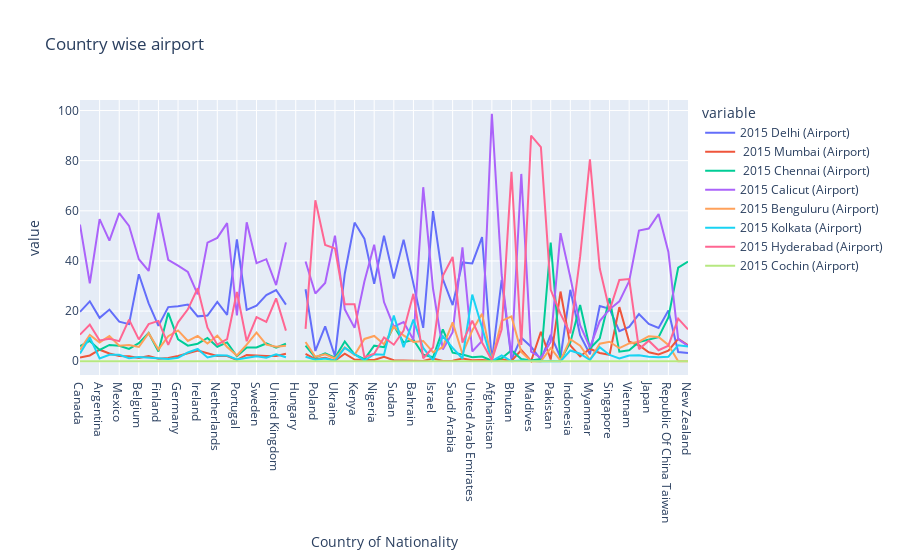

Here is the notebook cell this chart was saved with:
### Code cell
px.line(df,df.index,['2015 Delhi (Airport)', ' 2015 Mumbai (Airport)',
       ' 2015 Chennai (Airport)', '2015 Calicut (Airport)',
       '2015 Benguluru (Airport)', '2015 Kolkata (Airport)',
       '2015 Hyderabad (Airport)', '2015 Cochin (Airport)'], title='Country wise airport')

### Figure 1 — Plotly figure (JSON) as saved in the notebook; plotly's stock layout.template omitted (floating-point values rounded to 4 significant figures)
{"data": [{"hovertemplate": "variable=2015 Delhi (Airport)<br>Country of Nationality=%{x}<br>value=%{y}<extra></extra>", "legendgroup": "2015 Delhi (Airport)", "line": {"color": "#636efa", "dash": "solid"}, "marker": {"symbol": "circle"}, "mode": "lines", "name": "2015 Delhi (Airport)", "orientation": "v", "showlegend": true, "type": "scatter", "x": ["Canada", "United States Of America", "Argentina", "Brazil", "Mexico", "Austria", "Belgium", "Denmark", "Finland", "France", "Germany", "Greece", "Ireland", "Italy", "Netherlands", "Norway", "Portugal", "Spain", "Sweden", "Switzerland", "United Kingdom", "Czech Rep.", "Hungary", "Kazakhstan", "Poland", "Russian Federation", "Ukraine", "Egypt", "Kenya", "Mauritius", "Nigeria", "South Africa", "Sudan", "Tanzania", "Bahrain", "Iraq", "Israel", "Oman", "Saudi Arabia", "Turkey", "United Arab Emirates", "Yemen", "Afghanistan", "Bangladesh", "Bhutan", "Iran", "Maldives", "Nepal", "Pakistan", "Sri Lanka", "Indonesia", "Malaysia", "Myanmar", "Philippines", "Singapore", "Thailand", "Vietnam", "China", "Japan", "Korea (Republic Of ", "Republic Of China Taiwan", "Australia", "New Zealand"], "xaxis": "x", "y": [19.7, 23.9, 17.3, 20.6, 15.8, 14.8, 34.7, 23.1, 14.1, 21.6, 21.9, 22.6, 17.9, 18.2, 23.7, 18.5, 48.6, 20.5, 22.2, 26.4, 28.4, 22.6, null, 28.7, 4.1, 13.9, 2, 34.9, 55.3, 48.9, 30.9, 50.1, 33, 48.5, 31.3, 13.3, 59.9, 32.8, 22.4, 39.4, 39, 49.5, 0, 32.5, 0.7, 9.4, 5.8, 0.6, 10.5, 1.5, 28.5, 10.4, 2.8, 22, 20.9, 12, 13.7, 18.8, 14.9, 13.3, 20.2, 3.7, 3.3], "yaxis": "y"}, {"hovertemplate": "variable= 2015 Mumbai (Airport)<br>Country of Nationality=%{x}<br>value=%{y}<extra></extra>", "legendgroup": " 2015 Mumbai (Airport)", "line": {"color": "#EF553B", "dash": "solid"}, "marker": {"symbol": "circle"}, "mode": "lines", "name": " 2015 Mumbai (Airport)", "orientation": "v", "showlegend": true, "type": "scatter", "x": ["Canada", "United States Of America", "Argentina", "Brazil", "Mexico", "Austria", "Belgium", "Denmark", "Finland", "France", "Germany", "Greece", "Ireland", "Italy", "Netherlands", "Norway", "Portugal", "Spain", "Sweden", "Switzerland", "United Kingdom", "Czech Rep.", "Hungary", "Kazakhstan", "Poland", "Russian Federation", "Ukraine", "Egypt", "Kenya", "Mauritius", "Nigeria", "South Africa", "Sudan", "Tanzania", "Bahrain", "Iraq", "Israel", "Oman", "Saudi Arabia", "Turkey", "United Arab Emirates", "Yemen", "Afghanistan", "Bangladesh", "Bhutan", "Iran", "Maldives", "Nepal", "Pakistan", "Sri Lanka", "Indonesia", "Malaysia", "Myanmar", "Philippines", "Singapore", "Thailand", "Vietnam", "China", "Japan", "Korea (Republic Of ", "Republic Of China Taiwan", "Australia", "New Zealand"], "xaxis": "x", "y": [1.5, 2.3, 4.6, 3.1, 2.1, 2, 1.3, 2.1, 1, 1.3, 2.1, 3.3, 4.3, 3.2, 2.1, 2.1, 0.5, 2.5, 2.2, 2.1, 2.1, 3, null, 2.9, 0.8, 1.4, 0.2, 3, 0.7, 0.5, 0.5, 1.8, 0.4, 0.3, 0.3, 0.1, 1.1, 0.1, 0.2, 1.1, 0.4, 0.5, 0.2, 0.8, 0.1, 4.5, 0.1, 11.7, 0.7, 27.8, 6.3, 1.9, 5, 3.3, 2.6, 21.6, 7.8, 6.4, 3.6, 2.7, 4.2, 8.9, 6.4], "yaxis": "y"}, {"hovertemplate": "variable= 2015 Chennai (Airport)<br>Country of Nationality=%{x}<br>value=%{y}<extra></extra>", "legendgroup": " 2015 Chennai (Airport)", "line": {"color": "#00cc96", "dash": "solid"}, "marker": {"symbol": "circle"}, "mode": "lines", "name": " 2015 Chennai (Airport)", "orientation": "v", "showlegend": true, "type": "scatter", "x": ["Canada", "United States Of America", "Argentina", "Brazil", "Mexico", "Austria", "Belgium", "Denmark", "Finland", "France", "Germany", "Greece", "Ireland", "Italy", "Netherlands", "Norway", "Portugal", "Spain", "Sweden", "Switzerland", "United Kingdom", "Czech Rep.", "Hungary", "Kazakhstan", "Poland", "Russian Federation", "Ukraine", "Egypt", "Kenya", "Mauritius", "Nigeria", "South Africa", "Sudan", "Tanzania", "Bahrain", "Iraq", "Israel", "Oman", "Saudi Arabia", "Turkey", "United Arab Emirates", "Yemen", "Afghanistan", "Bangladesh", "Bhutan", "Iran", "Maldives", "Nepal", "Pakistan", "Sri Lanka", "Indonesia", "Malaysia", "Myanmar", "Philippines", "Singapore", "Thailand", "Vietnam", "China", "Japan", "Korea (Republic Of ", "Republic Of China Taiwan", "Australia", "New Zealand"], "xaxis": "x", "y": [6, 8.1, 4.5, 6.5, 6.2, 4.9, 7.2, 11.3, 3.9, 19.3, 8.7, 6.2, 7, 9.3, 5.8, 7.5, 2, 5.5, 5.5, 7.1, 5.4, 7, null, 6.2, 1.5, 3.2, 1.4, 7.9, 2.7, 0.8, 6.2, 5.6, 14.2, 7.5, 8.6, 2.6, 1.6, 12.7, 3.4, 2.7, 1.6, 1.9, 0.2, 1.2, 4.4, 0.9, 0.3, 0.9, 47.3, 0.4, 7.5, 22.4, 5.1, 9.1, 25.2, 3.8, 4.4, 7.7, 8.6, 9.6, 17.5, 37.3, 39.7], "yaxis": "y"}, {"hovertemplate": "variable=2015 Calicut (Airport)<br>Country of Nationality=%{x}<br>value=%{y}<extra></extra>", "legendgroup": "2015 Calicut (Airport)", "line": {"color": "#ab63fa", "dash": "solid"}, "marker": {"symbol": "circle"}, "mode": "lines", "name": "2015 Calicut (Airport)", "orientation": "v", "showlegend": true, "type": "scatter", "x": ["Canada", "United States Of America", "Argentina", "Brazil", "Mexico", "Austria", "Belgium", "Denmark", "Finland", "France", "Germany", "Greece", "Ireland", "Italy", "Netherlands", "Norway", "Portugal", "Spain", "Sweden", "Switzerland", "United Kingdom", "Czech Rep.", "Hungary", "Kazakhstan", "Poland", "Russian Federation", "Ukraine", "Egypt", "Kenya", "Mauritius", "Nigeria", "South Africa", "Sudan", "Tanzania", "Bahrain", "Iraq", "Israel", "Oman", "Saudi Arabia", "Turkey", "United Arab Emirates", "Yemen", "Afghanistan", "Bangladesh", "Bhutan", "Iran", "Maldives", "Nepal", "Pakistan", "Sri Lanka", "Indonesia", "Malaysia", "Myanmar", "Philippines", "Singapore", "Thailand", "Vietnam", "China", "Japan", "Korea (Republic Of ", "Republic Of China Taiwan", "Australia", "New Zealand"], "xaxis": "x", "y": [54.5, 31.1, 56.7, 48.1, 59.1, 54, 40.7, 36, 59.2, 40.4, 38.1, 35.6, 26.7, 47.3, 49.2, 55.1, 18.3, 55.4, 39.1, 40.7, 30.4, 47.4, null, 39.8, 27, 31.2, 50.1, 20.7, 13.3, 31.8, 46.5, 23.6, 13.8, 15.6, 8.6, 69.4, 28.9, 4.7, 11.6, 45.4, 3.9, 8.1, 98.7, 34.4, 1.4, 74.7, 3.8, 1.4, 7.7, 51.1, 33.5, 14.4, 5.5, 16, 20.7, 23.9, 31.9, 52.1, 52.9, 58.7, 43.6, 8.8, 6.1], "yaxis": "y"}, {"hovertemplate": "variable=2015 Benguluru (Airport)<br>Country of Nationality=%{x}<br>value=%{y}<extra></extra>", "legendgroup": "2015 Benguluru (Airport)", "line": {"color": "#FFA15A", "dash": "solid"}, "marker": {"symbol": "circle"}, "mode": "lines", "name": "2015 Benguluru (Airport)", "orientation": "v", "showlegend": true, "type": "scatter", "x": ["Canada", "United States Of America", "Argentina", "Brazil", "Mexico", "Austria", "Belgium", "Denmark", "Finland", "France", "Germany", "Greece", "Ireland", "Italy", "Netherlands", "Norway", "Portugal", "Spain", "Sweden", "Switzerland", "United Kingdom", "Czech Rep.", "Hungary", "Kazakhstan", "Poland", "Russian Federation", "Ukraine", "Egypt", "Kenya", "Mauritius", "Nigeria", "South Africa", "Sudan", "Tanzania", "Bahrain", "Iraq", "Israel", "Oman", "Saudi Arabia", "Turkey", "United Arab Emirates", "Yemen", "Afghanistan", "Bangladesh", "Bhutan", "Iran", "Maldives", "Nepal", "Pakistan", "Sri Lanka", "Indonesia", "Malaysia", "Myanmar", "Philippines", "Singapore", "Thailand", "Vietnam", "China", "Japan", "Korea (Republic Of ", "Republic Of China Taiwan", "Australia", "New Zealand"], "xaxis": "x", "y": [4.6, 10.5, 7.5, 10.1, 6.2, 6.5, 5.7, 11.2, 4.7, 10, 12.3, 8.1, 10.1, 7.1, 10.2, 5.7, 2.3, 6.6, 11.4, 6.6, 5.8, 6.2, null, 7.7, 1.8, 2.8, 1.1, 5.5, 2.5, 8.9, 10.1, 6.8, 13.8, 10.3, 7.7, 8.1, 3.6, 5.6, 15.5, 2.9, 12.3, 18.9, 0.4, 16.1, 17.9, 3.7, 0, 0, 5.2, 0.3, 8.8, 6.2, 0.6, 7, 7.8, 5.2, 7.1, 7.8, 10, 9.7, 6.5, 0, 0], "yaxis": "y"}, {"hovertemplate": "variable=2015 Kolkata (Airport)<br>Country of Nationality=%{x}<br>value=%{y}<extra></extra>", "legendgroup": "2015 Kolkata (Airport)", "line": {"color": "#19d3f3", "dash": "solid"}, "marker": {"symbol": "circle"}, "mode": "lines", "name": "2015 Kolkata (Airport)", "orientation": "v", "showlegend": true, "type": "scatter", "x": ["Canada", "United States Of America", "Argentina", "Brazil", "Mexico", "Austria", "Belgium", "Denmark", "Finland", "France", "Germany", "Greece", "Ireland", "Italy", "Netherlands", "Norway", "Portugal", "Spain", "Sweden", "Switzerland", "United Kingdom", "Czech Rep.", "Hungary", "Kazakhstan", "Poland", "Russian Federation", "Ukraine", "Egypt", "Kenya", "Mauritius", "Nigeria", "South Africa", "Sudan", "Tanzania", "Bahrain", "Iraq", "Israel", "Oman", "Saudi Arabia", "Turkey", "United Arab Emirates", "Yemen", "Afghanistan", "Bangladesh", "Bhutan", "Iran", "Maldives", "Nepal", "Pakistan", "Sri Lanka", "Indonesia", "Malaysia", "Myanmar", "Philippines", "Singapore", "Thailand", "Vietnam", "China", "Japan", "Korea (Republic Of ", "Republic Of China Taiwan", "Australia", "New Zealand"], "xaxis": "x", "y": [3.1, 9.5, 1.1, 2.6, 2.6, 1.2, 1.7, 1.5, 1, 0.9, 1.4, 3.5, 4.9, 1.5, 2.4, 2.3, 0.7, 1.5, 2, 1.4, 2.8, 1.6, null, 1.8, 0.6, 1.1, 0.2, 5.3, 2.8, 0.3, 2.8, 2.6, 18.2, 5.6, 16.6, 5.3, 0.3, 10, 5.3, 1.1, 26.6, 13.6, 0.1, 2.3, 0, 0.3, 0, 0, 0.1, 0, 4.3, 3, 0.5, 5.6, 2.5, 1.1, 2.3, 2.4, 1.8, 1.6, 1.8, 6.4, 5.9], "yaxis": "y"}, {"hovertemplate": "variable=2015 Hyderabad (Airport)<br>Country of Nationality=%{x}<br>value=%{y}<extra></extra>", "legendgroup": "2015 Hyderabad (Airport)", "line": {"color": "#FF6692", "dash": "solid"}, "marker": {"symbol": "circle"}, "mode": "lines", "name": "2015 Hyderabad (Airport)", "orientation": "v", "showlegend": true, "type": "scatter", "x": ["Canada", "United States Of America", "Argentina", "Brazil", "Mexico", "Austria", "Belgium", "Denmark", "Finland", "France", "Germany", "Greece", "Ireland", "Italy", "Netherlands", "Norway", "Portugal", "Spain", "Sweden", "Switzerland", "United Kingdom", "Czech Rep.", "Hungary", "Kazakhstan", "Poland", "Russian Federation", "Ukraine", "Egypt", "Kenya", "Mauritius", "Nigeria", "South Africa", "Sudan", "Tanzania", "Bahrain", "Iraq", "Israel", "Oman", "Saudi Arabia", "Turkey", "United Arab Emirates", "Yemen", "Afghanistan", "Bangladesh", "Bhutan", "Iran", "Maldives", "Nepal", "Pakistan", "Sri Lanka", "Indonesia", "Malaysia", "Myanmar", "Philippines", "Singapore", "Thailand", "Vietnam", "China", "Japan", "Korea (Republic Of ", "Republic Of China Taiwan", "Australia", "New Zealand"], "xaxis": "x", "y": [10.6, 14.6, 8.3, 9, 8, 16.6, 8.7, 14.8, 16.1, 6.5, 15.5, 20.7, 29.1, 13.4, 6.6, 8.8, 27.6, 8, 17.6, 15.7, 25.1, 12.2, null, 12.9, 64.2, 46.4, 45, 22.7, 22.7, 1.6, 3, 9.5, 6.6, 12.2, 26.9, 1.2, 5.5, 34.1, 41.6, 7.4, 16.2, 7.5, 0.4, 12.7, 75.5, 6.5, 90, 85.4, 28.5, 18.9, 11.1, 41.7, 80.5, 37, 20.3, 32.4, 32.8, 4.8, 8.2, 4.4, 6.2, 17, 12.7], "yaxis": "y"}, {"hovertemplate": "variable=2015 Cochin (Airport)<br>Country of Nationality=%{x}<br>value=%{y}<extra></extra>", "legendgroup": "2015 Cochin (Airport)", "line": {"color": "#B6E880", "dash": "solid"}, "marker": {"symbol": "circle"}, "mode": "lines", "name": "2015 Cochin (Airport)", "orientation": "v", "showlegend": true, "type": "scatter", "x": ["Canada", "United States Of America", "Argentina", "Brazil", "Mexico", "Austria", "Belgium", "Denmark", "Finland", "France", "Germany", "Greece", "Ireland", "Italy", "Netherlands", "Norway", "Portugal", "Spain", "Sweden", "Switzerland", "United Kingdom", "Czech Rep.", "Hungary", "Kazakhstan", "Poland", "Russian Federation", "Ukraine", "Egypt", "Kenya", "Mauritius", "Nigeria", "South Africa", "Sudan", "Tanzania", "Bahrain", "Iraq", "Israel", "Oman", "Saudi Arabia", "Turkey", "United Arab Emirates", "Yemen", "Afghanistan", "Bangladesh", "Bhutan", "Iran", "Maldives", "Nepal", "Pakistan", "Sri Lanka", "Indonesia", "Malaysia", "Myanmar", "Philippines", "Singapore", "Thailand", "Vietnam", "China", "Japan", "Korea (Republic Of ", "Republic Of China Taiwan", "Australia", "New Zealand"], "xaxis": "x", "y": [0, 0, 0, 0, 0, 0, 0, 0, 0, 0, 0, 0, 0, 0, 0, 0, 0, 0, 0, 0, 0, 0, 0, 0, 0, 0, 0, 0, 0, 0, 0, 0, 0, 0, 0, 0, 0, 0, 0, 0, 0, 0, 0, 0, 0, 0, 0, 0, 0, 0, 0, 0, 0, 0, 0, 0, 0, 0, 0, 0, 0, 0, 0], "yaxis": "y"}], "layout": {"legend": {"title": {"text": "variable"}, "tracegroupgap": 0}, "title": {"text": "Country wise airport"}, "xaxis": {"anchor": "y", "domain": [0, 1], "title": {"text": "Country of Nationality"}}, "yaxis": {"anchor": "x", "domain": [0, 1], "title": {"text": "value"}}}}
